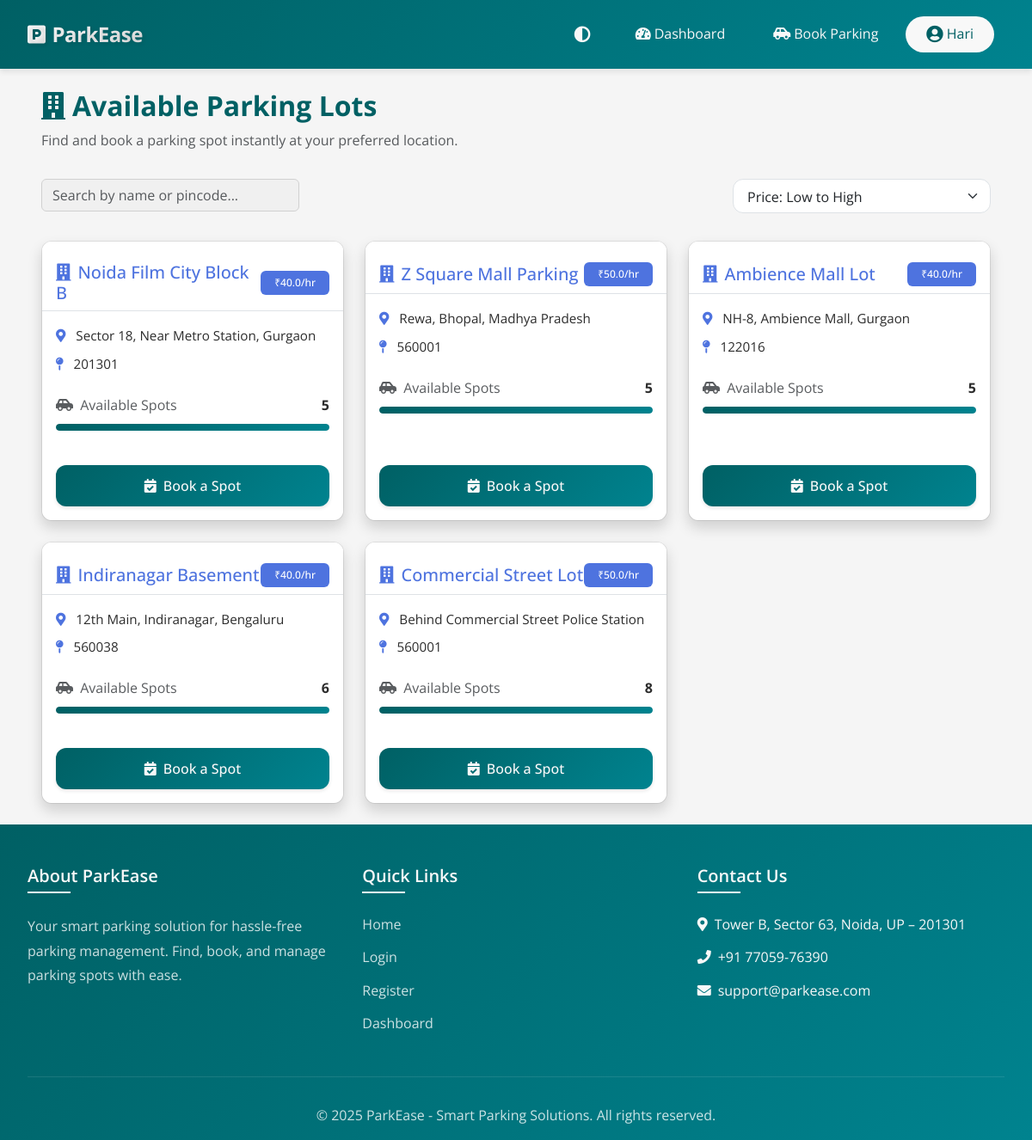
Page /user/parking_lots (signed in) on the committed database.
### models.py (models this page shows, shortened)
class User(UserMixin, db.Model):
    __tablename__ = 'users'
    id = db.Column(db.Integer, primary_key=True)
    email = db.Column(db.String(120), unique=True, nullable=False)
    password_hash = db.Column(db.String(128))
    name = db.Column(db.String(100), nullable=False)
    address = db.Column(db.String(200), nullable=False)
    pincode = db.Column(db.String(10), nullable=False)
    created_at = db.Column(db.DateTime, default=datetime.utcnow)
    user_type = db.Column(db.String(20), default='user')
    reservations = db.relationship('Reservation', backref='user', lazy=True)

class ParkingLot(db.Model):
    __tablename__ = 'parking_lots'
    id = db.Column(db.Integer, primary_key=True)
    prime_location_name = db.Column(db.String(100), nullable=False)
    price = db.Column(db.Float, nullable=False)  # Price per hour
    address = db.Column(db.String(200), nullable=False)
    pincode = db.Column(db.Integer, nullable=False)
    max_spots = db.Column(db.Integer, nullable=False)
    created_at = db.Column(db.DateTime, default=datetime.utcnow)
    spots = db.relationship('ParkingSpot', backref='parking_lot', lazy=True, cascade='all, delete-orphan')

### routes/user/parking_lots.py (the view)
@user_bp.route('/parking_lots')
@login_required
def user_parking_lots():
    if session.get('user_type') != 'user':
        flash('Access denied', 'danger')
        return redirect(url_for('main.index'))
    parking_lots = ParkingLot.query.all()
    available_spots = {}
    available_spot_ids = {}
    for lot in parking_lots:
        spots = ParkingSpot.query.filter_by(lot_id=lot.id, status='A').all()
        available_spots[lot.id] = len(spots)
        available_spot_ids[lot.id] = [spot.id for spot in spots]
    return render_template('user_parking_lots.html', parking_lots=parking_lots, available_spots=available_spots, available_spot_ids=available_spot_ids)

### app.py (called while the page is built)
@login_manager.user_loader
def load_user(user_id):
    if session.get('user_type') == 'admin':
        return Admin.query.get(int(user_id))
    return User.query.get(int(user_id))

### templates/user_parking_lots.html (shortened to what this page needs)
{% extends 'base.html' %}
{% block content %}
<div class="container-fluid px-4 px-md-5 py-4">
    <div class="row mb-3">
        <div class="col-12">
            <h2 class="fw-bold mb-2 dark-mode-text parking-lots-heading">
                <i class="fas fa-building me-2"></i>Available Parking Lots
            </h2>
            <p class="text-muted dark-mode-text parking-lots-subtext">Find and book a parking spot instantly at your preferred location.</p>
        </div>
    </div>
    <div class="row g-4" id="parkingLotsContainer">
        {% for lot in parking_lots %}
        <div class="col-12 col-md-6 col-lg-4 parking-lot-card">
            <div class="card bg-white dark-mode-card rounded shadow h-100">
                <div class="card-header bg-white dark-mode-card border-bottom pt-4 pb-2">
                    <div class="d-flex justify-content-between align-items-center">
                        <h5 class="mb-0 text-primary dark-mode-text parking-lot-name">
                            <i class="fas fa-building me-2"></i>{{ lot.prime_location_name }}
                    </h5>
                        <span class="badge bg-primary price-badge">₹{{ lot.price }}/hr</span>
                    </div>
                </div>
                <div class="card-body">
                    <div class="location-details mb-4">
                        <p class="mb-2 dark-mode-text">
                            <i class="fas fa-map-marker-alt text-primary me-2"></i>
                            <span class="location-text">{{ lot.address }}</span>
                        </p>
                        <p class="mb-0 dark-mode-text">
                            <i class="fas fa-map-pin text-primary me-2"></i>
                            <span class="pincode-text">{{ lot.pincode }}</span>
                        </p>
                    </div>
                    <div class="availability-section mb-4">
                        <div class="d-flex justify-content-between align-items-center mb-2">
                            <span class="text-muted dark-mode-text">
                                <i class="fas fa-car-side me-1"></i> Available Spots
                            </span>
                            <span class="fw-bold dark-mode-text">{{ available_spots[lot.id] }}</span>
                        </div>
                        <div class="availability-bar">
                            <div class="progress" style="height: 8px;">
                                {% set total_spots = 5 %}
                                {% set available_percentage = (available_spots[lot.id] / total_spots) * 100 %}
                                {% set unavailable_percentage = 100 - available_percentage %}
                                <div class="progress-bar bg-success" role="progressbar"
                                    style="width: {{ available_percentage }}%"
                                    aria-valuenow="{{ available_spots[lot.id] }}"
                                    aria-valuemin="0"
                                    aria-valuemax="{{ total_spots }}">
                                </div>
                            </div>
                        </div>
                    </div>
                </div>
                <div class="card-footer bg-transparent border-top-0 pt-0 pb-3">
                    {% if available_spots[lot.id] > 0 %}
                    <button type="button" class="btn btn-primary w-100 lot-book-btn"
                        data-lot-id="{{ lot.id }}"
                        data-lot-name="{{ lot.prime_location_name }}"
                        data-address="{{ lot.address }}"
                        data-pincode="{{ lot.pincode }}"
                        data-price="{{ lot.price }}"
                        data-available-spots="{{ available_spots[lot.id] }}"
                        data-spot-ids="{{ available_spot_ids[lot.id]|join(',') }}"
                        data-user-address="{{ current_user.address|default('') }}"
                        data-user-pincode="{{ current_user.pincode|default('') }}">
                        <i class="fas fa-calendar-check me-2"></i>Book a Spot
                    </button>
                    {% else %}
                    <button class="btn btn-secondary w-100" disabled>
                        <i class="fas fa-times-circle me-2"></i>No Available Spots
                    </button>
                    {% endif %}
                </div>
            </div>
        </div>
        {% endfor %}
    </div>
</div>
{% endblock %}

### templates/base.html (shortened to what this page needs)
<!DOCTYPE html>
<html lang="en">
<head>
    <link href="https://cdn.jsdelivr.net/npm/bootstrap@5.3.0-alpha1/dist/css/bootstrap.min.css" rel="stylesheet">
    <link rel="stylesheet" href="https://cdn.jsdelivr.net/npm/bootstrap-icons@1.11.3/font/bootstrap-icons.min.css">
    <link rel="stylesheet" href="https://cdnjs.cloudflare.com/ajax/libs/font-awesome/5.15.4/css/all.min.css">
    <link rel="stylesheet" href="{{ url_for('static', filename='css/style.css') }}">
    <link rel="stylesheet" href="{{ url_for('static', filename='css/admin.css') }}">
</head>
<body>
    <nav class="navbar navbar-expand-lg navbar-dark sticky-top">
        <div class="container">
            <a class="navbar-brand" href="{{ url_for('main.index') }}">
                <i class="fas fa-parking"></i>
                ParkEase
            </a>
            <div class="collapse navbar-collapse" id="navbarNav">
                <ul class="navbar-nav ms-auto align-items-center">
                    <li class="nav-item me-3">
                        <button class="theme-toggle" id="themeToggle" title="Toggle Dark Mode">
                            <i class="fas fa-adjust"></i>
                        </button>
                    </li>
                    {% if current_user.is_authenticated %}
                        {% if session.get('user_type') == 'admin' %}
                            <li class="nav-item">
                                <a class="nav-link px-3" href="{{ url_for('admin.admin_dashboard') }}">
                                    <i class="fas fa-tachometer-alt me-1"></i>Dashboard
                                </a>
                            </li>
                            <li class="nav-item">
                                <a class="nav-link px-3" href="{{ url_for('admin.admin_parking_lots') }}">
                                    <i class="fas fa-map-marked-alt me-1"></i>Parking Lots
                                </a>
                            </li>
                            <li class="nav-item dropdown manage-dropdown">
                                <a class="nav-link px-3 dropdown-toggle" href="#" id="manageDropdown" role="button" data-bs-toggle="dropdown" aria-expanded="false">
                                    <i class="fas fa-cogs me-1"></i>Manage
                                </a>
                                <ul class="dropdown-menu" aria-labelledby="manageDropdown">
                                    <li><a class="dropdown-item" href="{{ url_for('admin.occupied_spots') }}"><i class="fas fa-car me-1"></i>Occupied Spots</a></li>
                                    <li><a class="dropdown-item" href="{{ url_for('admin.admin_users') }}"><i class="fas fa-users me-1"></i>Users</a></li>
                                    <li><a class="dropdown-item" href="{{ url_for('admin.parking_history') }}"><i class="fas fa-history me-1"></i>Parking History</a></li>
                                </ul>
                            </li>
                            <li class="nav-item">
                                <a class="nav-link px-3" href="{{ url_for('main.logout') }}">
                                    <i class="fas fa-sign-out-alt me-1"></i>Logout
                                </a>
                            </li>
                        {% else %}
                            <li class="nav-item">
                                <a class="nav-link px-3" href="{{ url_for('user.user_dashboard') }}">
                                    <i class="fas fa-tachometer-alt me-1"></i>Dashboard
                                </a>
                            </li>
                            <li class="nav-item">
                                <a class="nav-link px-3" href="{{ url_for('user.user_parking_lots') }}" style="color: #fff;">
                                    <i class="fas fa-car-side me-1"></i>Book Parking
                                </a>
                            </li>
                            <li class="nav-item dropdown me-2">
                                <a class="nav-link px-3 dropdown-toggle d-flex align-items-center" href="#" id="userProfileDropdown" role="button" data-bs-toggle="dropdown" aria-expanded="false" style="color: #fff;">
                                    <i class="fas fa-user-circle me-1" style="font-size: 1.25rem;"></i>
                                    <span class="d-none d-md-inline">{{ current_user.name.split(' ')[0] }}</span>
                                </a>
                            </li>
                        {% endif %}
                    {% endif %}
                </ul>
            </div>
        </div>
    </nav>
    <div class="main-content">
        {% block content %}{% endblock %}
    </div>
    <footer class="footer">
        <div class="container">
            <div class="footer-content">
                <div class="footer-section">
                    <h5>About ParkEase</h5>
                    <p>Your smart parking solution for hassle-free parking management. Find, book, and manage parking spots with ease.</p>
                </div>
                <div class="footer-section">
                    <h5>Quick Links</h5>
                    <ul>
                        <li><a href="{{ url_for('main.index') }}">Home</a></li>
                        <li><a href="{{ url_for('main.login') }}">Login</a></li>
                        <li><a href="{{ url_for('main.register') }}">Register</a></li>
                        {% if current_user.is_authenticated %}
                            <li><a href="{{ url_for('user.user_dashboard' if session.get('user_type') == 'user' else 'admin.admin_dashboard') }}">Dashboard</a></li>
                        {% endif %}
                    </ul>
                </div>
                <div class="footer-section">
                    <h5>Contact Us</h5>
                    <ul>
                        <li><i class="fas fa-map-marker-alt me-2"></i>Tower B, Sector 63, Noida, UP – 201301</li>
                        <li><i class="fas fa-phone me-2"></i>+91 77059-76390</li>
                        <li><i class="fas fa-envelope me-2"></i>support@parkease.com</li>
                    </ul>
                </div>
            </div>
            <div class="copyright">
                <p class="mb-0">&copy; 2025 ParkEase - Smart Parking Solutions. All rights reserved.</p>
            </div>
        </div>
    </footer>
</body>
</html>

### static/css/admin.css (style rules this page uses)
body { font-family: 'Open Sans', sans-serif; }

### templates/base.html (style rules this page uses)
:root { --primary-color: #006064; --secondary-color: #00838F; --accent-color: #0039d4; --text-color: #2c2c2c; --text-muted: #4a4a4a; --border-color: #d0d0d0; --card-bg: #ffffff; --input-bg: #f0f0f0; --hover-color: #004D40; --success-color: #00C853; --danger-color: #D50000; --warning-color: #FFD600; --info-color: #00B0FF; --light-text: #4a4a4a; --white: #f8f8f8; --light-bg: #f5f5f5; --border-radius: 8px; --box-shadow: 0 4px 6px rgba(0, 0, 0, 0.08); --body-bg: #f5f5f5; --table-bg: #ffffff; --table-hover: #f8f8f8; }
body { font-family: 'Open Sans', sans-serif; min-height: 100vh; display: flex; flex-direction: column; color: var(--text-color); line-height: 1.6; background-color: var(--body-bg); }
.card, .dashboard-card, .parking-lot-card .card, .modal-content, .table, .form-control, .btn { transition: none; }
.navbar { background: linear-gradient(135deg, var(--primary-color) 0%, var(--secondary-color) 100%); padding: 1rem 0; box-shadow: var(--box-shadow); }
.navbar .nav-link { border-radius: 50px; padding: 0.5rem 1.5rem !important; transition: all 0.3s ease; margin: 0 0.25rem; }
.navbar .nav-item:last-child .nav-link { background-color: var(--white); color: var(--primary-color) !important; }
.container { max-width: 1400px; padding: 0 2rem; }
.card { background-color: var(--card-bg); border: 1px solid rgba(0, 0, 0, 0.08); box-shadow: var(--box-shadow); }
.card-header { background-color: var(--card-bg); border-bottom: 1px solid rgba(0, 0, 0, 0.08); padding: 1rem 1.25rem; }
.card-body { background-color: var(--card-bg); padding: 1.25rem; }
.card-footer { background-color: var(--card-bg); border-top: 1px solid rgba(0, 0, 0, 0.08); padding: 1rem 1.25rem; }
.theme-toggle { background: none; border: none; color: var(--white); font-size: 1.2rem; cursor: pointer; padding: 0.5rem; }
.footer { background: linear-gradient(135deg, var(--primary-color) 0%, var(--secondary-color) 100%); color: var(--white); padding: 3rem 0 1rem; margin-top: auto; }
.footer-content { display: flex; justify-content: space-between; align-items: flex-start; flex-wrap: wrap; gap: 2rem; }
.footer-section { flex: 1; min-width: 250px; }
.footer-section h5 { font-weight: 600; margin-bottom: 1.5rem; position: relative; padding-bottom: 0.5rem; }
.footer-section h5::after { content: ''; position: absolute; bottom: 0; left: 0; width: 50px; height: 2px; background: var(--white); }
.footer-section p { color: rgba(255, 255, 255, 0.8); line-height: 1.8; }
.footer-section ul { list-style: none; padding: 0; }
.footer-section ul li { margin-bottom: 0.8rem; }
.footer-section ul li a { color: rgba(255, 255, 255, 0.8); text-decoration: none; transition: var(--transition); display: inline-block; }
.copyright { text-align: center; padding-top: 2rem; margin-top: 2rem; border-top: 1px solid rgba(255, 255, 255, 0.1); color: rgba(255, 255, 255, 0.8); }
.btn { transition: var(--transition); }
.btn-primary { background: linear-gradient(135deg, var(--primary-color) 0%, var(--secondary-color) 100%); border: none; box-shadow: 0 2px 4px rgba(0, 0, 0, 0.1); }
.navbar-brand { font-family: 'Open Sans', sans-serif; font-weight: 700; font-size: 1.5rem; letter-spacing: -0.5px; background: linear-gradient(135deg, #ffffff 0%, #e0e0e0 100%); -webkit-background-clip: text; -webkit-text-fill-color: transparent; text-shadow: 2px 2px 4px rgba(0, 0, 0, 0.1); transition: all 0.3s ease; display: flex; align-items: center; gap: 0.5rem; }
.navbar-brand i { font-size: 1.5rem; color: #ffffff; }

### rows in the picture
User: name "Hari"
ParkingLot: prime_location_name "Noida Film City Block B", price "40.0", address "Sector 18, Near Metro Station, Gurgaon", pincode "201301", available_spots "5", {{ available_percentage }} 100.0 (drawn)
ParkingLot: prime_location_name "Z Square Mall Parking", price "50.0", address "Rewa, Bhopal, Madhya Pradesh", pincode "560001", max_spots "5", {{ available_percentage }} 100.0 (drawn)
ParkingLot: prime_location_name "Ambience Mall Lot", price "40.0", address "NH-8, Ambience Mall, Gurgaon", pincode "122016", id "5"
ParkingLot: prime_location_name "Indiranagar Basement", price "40.0", address "12th Main, Indiranagar, Bengaluru", pincode "560038", id "6"
ParkingLot: prime_location_name "Commercial Street Lot", price "50.0", address "Behind Commercial Street Police Station", pincode "560001", max_spots "8", {{ available_percentage }} 160.0 (drawn)
